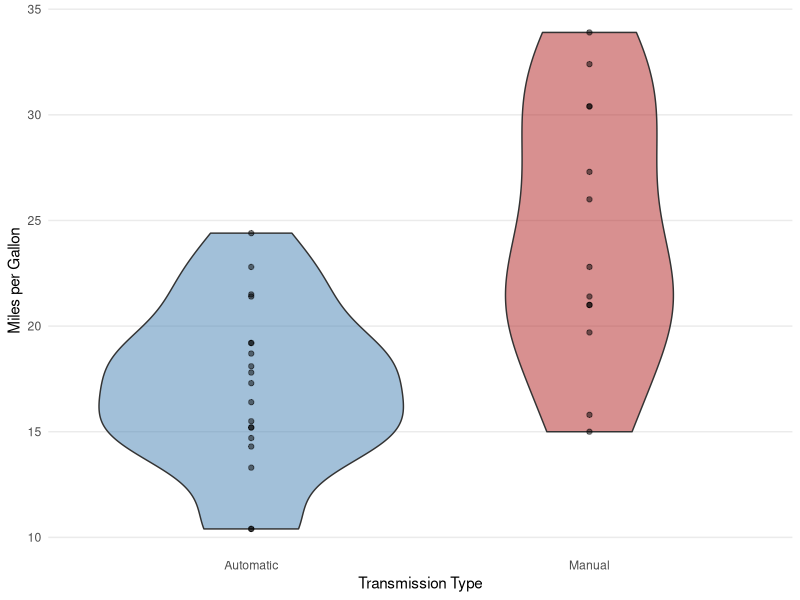

This chart was generated by the following R code: (Note: this script raises an error after producing the figure.)
## ---- chunk 1
library("dplyr", quietly = T)
library("ggplot2", quietly = T)
library("gridExtra", quietly = T)
library("magrittr", quietly = T)
library("MASS", quietly = T)
library("xtable", quietly = T)

# dir <- "C:/Users/Jleach1/Documents/R/regression_models"
# setwd(dir)
# rm(dir)

data(mtcars)
mtcars$am <- factor(mtcars$am)
mtcars$cyl <- factor(mtcars$cyl)
mtcars$trans <- factor(ifelse(mtcars$am == 0, "Automatic", "Manual"))
## ---- chunk 2
options(xtable.comment = FALSE)
summ_simple <- mtcars %>%
               mutate(trans = as.factor(ifelse(am==0,"Automatic","Manual"))) %>%
               group_by(trans) %>%
               summarise(Av.MPG = mean(mpg),
                         Stand.Dev = sd(mpg),
                          Number.Cars = n(),
                          Stand.Error = Stand.Dev/sqrt(Number.Cars))
summ_simple[,c(1,2,3,5)] %>% xtable

violin <-
mtcars %>%
  ggplot(aes(x = as.factor(ifelse(am==0,"Automatic","Manual")),
             y = mpg, 
             fill = as.factor(ifelse(am==0,"Automatic","Manual"))))+
  geom_violin(alpha= 0.5)+
  geom_point(alpha= 0.5)+
  theme_minimal()+
  scale_fill_manual(values = c("steelblue","firebrick"))+
  theme(legend.position = "none",
        panel.grid.minor.y = element_blank(),
        panel.grid.minor.x = element_blank(),
        panel.grid.major.x = element_blank())+
  xlab("Transmission Type")+
  ylab("Miles per Gallon")

auto <- mtcars[mtcars$am == 0,1]
manual <- mtcars[mtcars$am == 1,1]
t <- t.test(manual, auto)
## ---- chunk 3
fitAll <- lm(mpg ~ trans + wt + hp + disp + factor(cyl) + qsec ,data = mtcars)
step <- stepAIC(fitAll, direction = "both")
aov <- step$anova %>% fortify
## ---- chunk 4
options(xtable.comment = FALSE)
fitRef <- lm(formula(step), data = mtcars)
intervals <- confint(fitRef)
coefs <- summary(fitRef)$coef %>% as.data.frame %>% cbind(intervals)
coefs <- coefs[,c(1,5,6,2:4)]
coefs %>% xtable
## ---- chunk 5
violin
## ---- chunk 6
options(xtable.comment = FALSE)
(fitAll %>% summary)$coef %>% cbind(fitAll %>% confint) %>% xtable
## ---- chunk 7
# Create a data frame for ggplots
fitRefRes <- fortify(fitRef)

# residuals vs. fitted values
  residFit <- ggplot(fitRefRes, aes(.fitted, .resid))+
    geom_point(colour = "steelblue")+
    geom_smooth(method = "loess", se=FALSE, colour = "firebrick")+
    geom_hline(linetype=2, size=.2)+
    scale_x_continuous("Fitted Values")+
    scale_y_continuous("Residual")+
    ggtitle("Residuals vs Fitted")+
    theme_minimal()
  
# normal Q-Q plot
  a <- quantile(fitRefRes$.stdresid, c(0.25, 0.75))
  b <- qnorm(c(0.25, 0.75))
  slope <- diff(a)/diff(b)
  int <- a[1] - slope * b[1]
  qq <- ggplot(fitRefRes, aes(sample=.resid)) +
    stat_qq(colour = "steelblue") +
    geom_abline(slope=slope, intercept=int, colour = "firebrick") +
    scale_x_continuous("Theoretical Quantiles") +
    scale_y_continuous("Standardized Residuals") +
    theme_minimal()+
    ggtitle("Normal Q-Q")
   
# Scale -location (stanardised resid vs. fitted)
  standFit <- ggplot(fitRefRes, aes(.fitted, sqrt(abs(.stdresid)))) +
      geom_point(colour = "steelblue") +
      geom_smooth(se=FALSE, method = "loess", colour = "firebrick") +
      scale_x_continuous("Fitted Values") +
      scale_y_continuous("Root of Standardized Residuals") +
      theme_minimal()+
      ggtitle("Scale-Location")
  
# residuals vs. leverage
  residLev <- ggplot(fitRefRes, aes(.hat, .stdresid)) +
      geom_point(colour = "steelblue") +
      geom_smooth(se=FALSE, colour = "firebrick", method = "loess") +
      geom_hline(linetype=2, size=.2) +
      scale_x_continuous("Leverage") +
      scale_y_continuous("Standardized Residuals")+
      ggtitle("Residuals vs. Leverage")+
      theme_minimal()

plots <- list(residFit, qq, standFit, residLev)
do.call("grid.arrange",c(plots))
